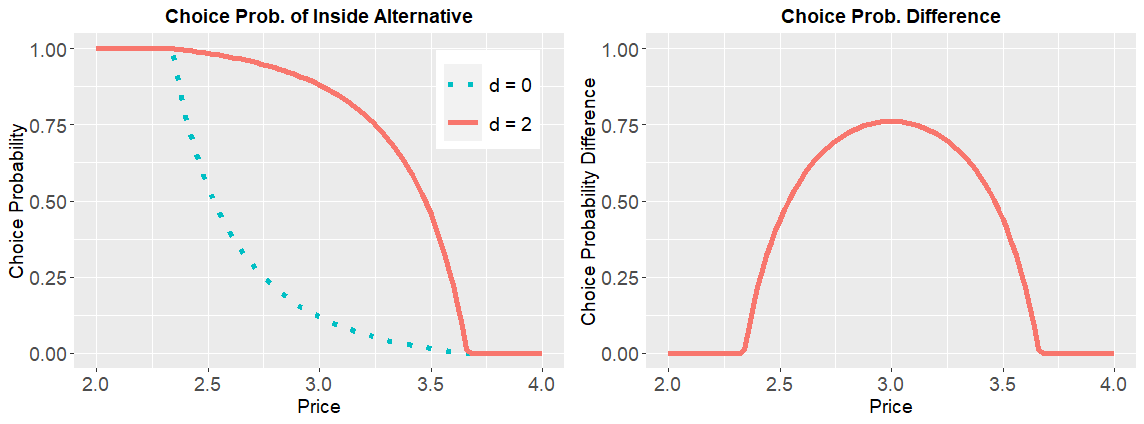

Recreate this plot in R.
rm(list = ls())
setwd("C:/Users/Matteo/Desktop/RI/Plots and Tables")
#setwd("C:/Users/Matteo/Desktop/RI/R-codes/R_Files")

source("RICBC_choice_sets_and_incentives.R")
source("RICBC_RI_SC_Choice.R")

set.seed(66)
library(ggplot2)
library(gridExtra)


beta.vec <- c(2, -1,1) #preference vector, last entry is complex
lambda <- 0.5 #information cost
rho <- c(0,2) #complex attribute levels
#rho <- seq(0,-2, by=-0.25)
rho.prob <- rep(1, length(rho))/length(rho)
p<-seq(2,4, by=0.02)#simple price levels

#creating necessary objects
N<-length(p)
choice.probs.diff<-rep(0,N)

#calculate choice probs for different price levels 
for(i in 1:N){
  
  X <- matrix(c(1,0,p[i],0), ncol=length(beta.vec)-1) #fixed design matrix
  
  states.and.prior <- CreateStatesAndPrior(X, beta.vec, rho, rho.prob)
  
  choice.probs.output <- CalcChoiceProbsUnderRIWithShannon(
    Omega = states.and.prior[[1]],
    mu = states.and.prior[[2]],
    lambda = lambda,
    max.iter = 10^7,
    precision = 10^(-10)     
  )
  choice.probs.diff[i]=abs(choice.probs.output$`State Dependent Choice Probabilities`[1,1]-
    choice.probs.output$`State Dependent Choice Probabilities`[1,2])
}

#plot probability difference
g<-list("Price"=p,"Diff"=choice.probs.diff)
frame<-data.frame(g)


test1<-ggplot(data=frame, aes(x=Price,y=Diff))+
  geom_line(size=2,color ="#F8766D")+
  ggtitle("Choice Prob. Difference")+
  labs(x="Price",y="Choice Probability Difference")+
  theme(axis.text=element_text(size=14),
        axis.title=element_text(size=14),
        legend.title = element_blank(),
        legend.position = "top",
        legend.key.size = unit(1, "cm"),
        plot.title = element_text(hjust = 0.5, size=14, face = "bold"))+
  #scale_linetype_manual(values=c("dashed","solid"))+
  #scale_color_manual(values=c( "#00BFC4","#F8766D"))+
  coord_cartesian( ylim = c(0, 1))

#windows(height=3, width=5.5)
#test1

#plot choice probs for both states d=0 and d=1
g<-list("Price"=p,"Diff"=choice.probs.diff)
frame<-data.frame(g)


choice.probs=matrix(rep(0,2*length(p)),ncol=2)
for(i in 1:N){
  
  X <- matrix(c(1,0,p[i],0), ncol=length(beta.vec)-1) #fixed design matrix
  
  states.and.prior <- CreateStatesAndPrior(X, beta.vec, rho, rho.prob)
  
  choice.probs.output <- CalcChoiceProbsUnderRIWithShannon(
    Omega = states.and.prior[[1]],
    mu = states.and.prior[[2]],
    lambda = lambda,
    max.iter = 10^7,
    precision = 10^(-10)     
  )
  choice.probs[i,1]=choice.probs.output$`State Dependent Choice Probabilities`[1,1]
  choice.probs[i,2]=choice.probs.output$`State Dependent Choice Probabilities`[1,2]
}

g<-list("Price"=c(p,p),"probs"=c(choice.probs[,1],c(choice.probs[,2])), 
                                 "Type"=c(rep("d = 0",length(p)),rep("d = 2",length(p)))
                                 )
frame<-data.frame(g)

test2<-ggplot(data=frame, aes(x=Price,y=probs, linetype=Type, color=Type))+
  geom_line(size=2)+
  ggtitle("Choice Prob. of Inside Alternative")+
  labs(x="Price",y="Choice Probability")+
  scale_linetype_manual(values=c("dotted","solid"))+
  scale_color_manual(values=c( "#00BFC4","#F8766D"))+
  theme(axis.text=element_text(size=14),
        axis.title=element_text(size=14),
        legend.position = c(.95, .95),
        legend.justification = c("right", "top"),
        legend.title = element_blank(),
        legend.text = element_text(size=14),
        legend.key.size = unit(2, "lines"),
        
        #legend.key.width,
       # legend.position = "top",
        plot.title = element_text(hjust = 0.5, size=14, face = "bold"))+
  #scale_linetype_manual(values=c("dashed","solid"))+
  #scale_color_manual(values=c( "#00BFC4","#F8766D"))+
  coord_cartesian( ylim = c(0, 1))

#windows(height=3, width=5.5)
#test2

#arrange both plots
windows(height=4.5, width=12)
par(mfrow=c(1,2))
grid.arrange(test2,test1,ncol=2)
